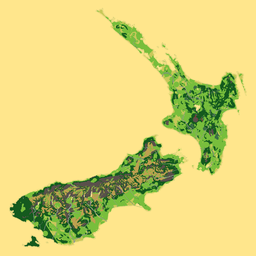
#> input picture source/mask_4096.png, 256 x 256 px, shrunk from 4096 x 4096 before the run
$ python upscale_mask.py
#> lines starting #> are read from the running program, lines starting #| are printed output that depends on the picture
### tools/generate_terrain.py
"""Generate the Aotearoa DayZ terrain source data from real New Zealand elevation.

Downloads public Terrarium elevation tiles (AWS Open Data, derived from SRTM,
GEBCO, LINZ and others), fits the North and South Islands north-up into a
25600 m square, compresses the relief so slopes are playable at DayZ scale,
adds game-scale detail, and writes:

  source/heightmap_4096.png   16-bit grayscale, see heightmap.json for the range
  source/heightmap.json       height range, grid and projection details
  source/mask_<size>.png      surface mask using the colours in layers.cfg
  source/towns.csv            town positions in world and Terrain Builder coordinates
  source/objects/towns_tb.txt Terrain Builder object import for the town buildings
  source/objects/towns_spawner.json  the same buildings as a cfggameplay.json object spawner
  config/names.hpp            CfgWorlds Names class with the town labels
  preview/*.png               shaded relief, surface mask, slope, town overview and close-ups
  <out>/heightmap_4096.asc    ESRI ASCII grid for Terrain Builder (--asc only)

Run from anywhere:  python generate_terrain.py [--asc] [--mask-size 25600]
"""

from __future__ import annotations

import argparse
import io
import json
import math
import os
import urllib.request
from concurrent.futures import ThreadPoolExecutor
from pathlib import Path

import numpy as np
from PIL import Image
from scipy import ndimage
from skimage import draw

import details as details_mod
import forests as forests_mod
import pois as pois_mod
import roads as roads_mod
import towns as towns_mod
import water

MAP_DIR = Path(__file__).resolve().parent.parent
SOURCE_DIR = MAP_DIR / "source"
PREVIEW_DIR = MAP_DIR / "preview"
CACHE_DIR = Path(os.environ.get("AOTEAROA_TILE_CACHE", Path.home() / ".cache" / "aotearoa-tiles"))

TILE_URL = "https://s3.amazonaws.com/elevation-tiles-prod/terrarium/{z}/{x}/{y}.png"
ZOOM = 9

GRID = 4096
CELL = 6.25
SIZE_M = GRID * CELL
MARGIN_M = 800.0

# Mainland New Zealand plus Stewart Island; the Chathams and outlying islands are left out.
LAT_N, LAT_S = -34.30, -47.35
LON_W, LON_E = 166.35, 178.65
LAT0 = (LAT_N + LAT_S) / 2
LON0 = (LON_W + LON_E) / 2
KM_PER_DEG_LAT = 110.57
KM_PER_DEG_LON = 111.32 * math.cos(math.radians(LAT0))

# The country stays north-up in its true layout. Stretching it east-west makes the islands wider
# and fills the square map, which is otherwise about 30% wider than the country is.
ROTATION_DEG = 0.0
STRETCH_X = 1.4

# Optional reshaping (all off): bend the North Island anticlockwise around Wellington, and widen
# both islands across the country's long axis.
NI_BEND_DEG = 0.0
NI_PIVOT = (174.8, -41.3)
NI_OFFSET_KM = (0.0, 0.0)
WIDEN = 1.0
AXIS_DEG = 72.0  # long axis of the country, anticlockwise from east
NORTH, SOUTH, STEWART = 1, 2, 3
ISLAND_SEEDS = {NORTH: (174.76, -36.85), SOUTH: (172.64, -43.53)}

MAX_HEIGHT = 520.0  # height of the broad Southern Alps around Aoraki / Mt Cook, before detail
BROAD_SIGMA = 22.0  # grid cells
MIDDLE_SIGMA = 8.0
MIDDLE_WEIGHT = 0.35
COAST_RAMP_M = 450.0
SEA_DEPTH = 45.0
MAX_SLOPE_DEG = 40.0
MIN_ISLAND_CELLS = 400  # 0.01 km2

# Easting offset Terrain Builder projects use for DayZ terrains.
EASTING = 200000
NORTHING = 0

SEED = 1840

# Volcanic cones stand out as landmarks instead of being smoothed into the plateau.
# name, lat, lon, peak height (m), base radius (game m), crater radius (game m)
VOLCANOES = [
    ("Taranaki", -39.2964, 174.0642, 300.0, 600.0, 0.0),
    ("Ruapehu", -39.2817, 175.5685, 520.0, 900.0, 60.0),
    ("Ngauruhoe", -39.1569, 175.6322, 440.0, 720.0, 30.0),
    ("Tongariro", -39.1300, 175.6420, 360.0, 600.0, 0.0),
]

DETAIL_TOWNS = ["Auckland", "Wellington", "Christchurch", "Hamilton", "Queenstown"]


# [47 lines left out: functions lonlat_to_tile, fetch_tile, build_mosaic, tile_to_lonlat, not called in this run]


def rotate(x: np.ndarray, y: np.ndarray, deg: float) -> tuple[np.ndarray, np.ndarray]:
    t = math.radians(deg)
    return x * math.cos(t) - y * math.sin(t), x * math.sin(t) + y * math.cos(t)


class Earth:
    """Real elevation mosaic plus which island (North, South, Stewart) every pixel belongs to."""

    def __init__(self):
        self.mosaic, self.tx0, self.ty0 = build_mosaic()
        self.island = self._islands()

    def to_px(self, lon, lat):
        px, py = lonlat_to_tile(np.asarray(lon, dtype=np.float64), np.asarray(lat, dtype=np.float64), ZOOM)
        return (px - self.tx0) * 256 - 0.5, (py - self.ty0) * 256 - 0.5

    # [5 lines left out: function island_at, not called in this run]

    def height_at(self, lon, lat) -> np.ndarray:
        px, py = self.to_px(lon, lat)
        return ndimage.map_coordinates(self.mosaic, [py, px], order=1, mode="nearest").astype(np.float32)

    # [20 lines left out: function _islands, not called in this run]


_EARTH: Earth | None = None


# [119 lines left out: functions earth, reshape_forward, reshape_inverse, projection, game_to_lonlat, lonlat_to_world and 3 more, not called in this run]


def smoothstep(x: np.ndarray) -> np.ndarray:
    x = np.clip(x, 0.0, 1.0)
    return x * x * (3.0 - 2.0 * x)


# [26 lines left out: functions clean_land_mask, limit_slope, not called in this run]


def slope_degrees(h: np.ndarray) -> np.ndarray:
    gy, gx = np.gradient(h, CELL)
    return np.degrees(np.arctan(np.hypot(gx, gy)))


# [76 lines left out: functions build_heights, add_volcanoes, volcano_mask, not called in this run]


# name, rgb, DayZ surface material. Material paths match the vanilla DZ\surfaces\data\terrain set;
# confirm against P:\DZ\surfaces\data\terrain before building.
SURFACES = [
    ("beach", (255, 230, 140), r"DZ\surfaces\data\terrain\cp_gravel.rvmat"),
    ("pasture", (120, 190, 60), r"DZ\surfaces\data\terrain\cp_grass.rvmat"),
    ("farmland", (200, 200, 90), r"DZ\surfaces\data\terrain\cp_grass_tall.rvmat"),
    ("bush", (20, 90, 30), r"DZ\surfaces\data\terrain\cp_broadleaf_dense1.rvmat"),
    ("pine", (60, 110, 70), r"DZ\surfaces\data\terrain\cp_conifer_common1.rvmat"),
    ("tussock", (190, 160, 80), r"DZ\surfaces\data\terrain\cp_grass_tall.rvmat"),
    ("scree", (150, 150, 150), r"DZ\surfaces\data\terrain\cp_gravel.rvmat"),
    ("rock", (90, 80, 75), r"DZ\surfaces\data\terrain\cp_rock.rvmat"),
    ("volcanic", (120, 60, 50), r"DZ\surfaces\data\terrain\cp_dirt.rvmat"),
]
SURFACE_INDEX = {name: i for i, (name, _, _) in enumerate(SURFACES)}


# [26 lines left out: function build_mask, not called in this run]


def mask_to_rgb(idx: np.ndarray) -> np.ndarray:
    lut = np.array([s[1] for s in SURFACES], dtype=np.uint8)
    return lut[idx]


def upscale_mask(idx: np.ndarray, size: int) -> np.ndarray:
    """Nearest-neighbour upscale with jittered sampling so class edges are not blocky."""
    rng = np.random.default_rng(SEED + 2)
    f = size / idx.shape[0]
    out = np.empty((size, size), dtype=np.uint8)
    step = 2048
    jitter = rng.uniform(-0.6, 0.6, (2, step, size)).astype(np.float32)
    cols = (np.arange(size) + 0.5) / f - 0.5
    for r0 in range(0, size, step):
        rows = (np.arange(r0, min(size, r0 + step)) + 0.5) / f - 0.5
        rr, cc = np.meshgrid(rows, cols, indexing="ij")
        n = rr.shape[0]
        ri = np.clip(np.rint(rr + jitter[0, :n]), 0, idx.shape[0] - 1).astype(np.int32)
        ci = np.clip(np.rint(cc + jitter[1, :n]), 0, idx.shape[1] - 1).astype(np.int32)
        out[r0:r0 + n] = idx[ri, ci]
    return out


# [248 lines left out: functions write_layers_cfg, write_legend, shaded_relief, write_asc, main, not called in this run]


# [2 lines that do not run on import are left out]

### tools/upscale_mask.py
"""Upscale source/mask_4096.png to the 25600 mask Terrain Builder wants, without regenerating.

    python upscale_mask.py [size]
"""

import sys

import numpy as np
from PIL import Image

import generate_terrain as g


def main() -> None:
    size = int(sys.argv[1]) if len(sys.argv) > 1 else 25600
    rgb = np.asarray(Image.open(g.SOURCE_DIR / "mask_4096.png").convert("RGB")).astype(int)
    lut = np.array([s[1] for s in g.SURFACES])
    idx = np.argmin(((rgb[..., None, :] - lut[None, None]) ** 2).sum(-1), axis=-1).astype(np.uint8)
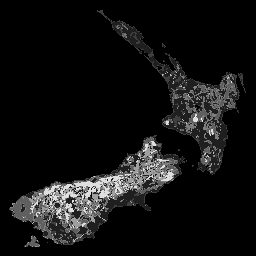
#> idx: shape (256, 256); min 0, max 8, mean 0.577; drawn with min black and max white
    path = g.SOURCE_DIR / f"mask_{size}.png"
    Image.fromarray(g.mask_to_rgb(g.upscale_mask(idx, size))).save(path)
    print(f"Wrote {path}")


if __name__ == "__main__":
#> (the run stopped early here; a loop or call above may not have finished)
